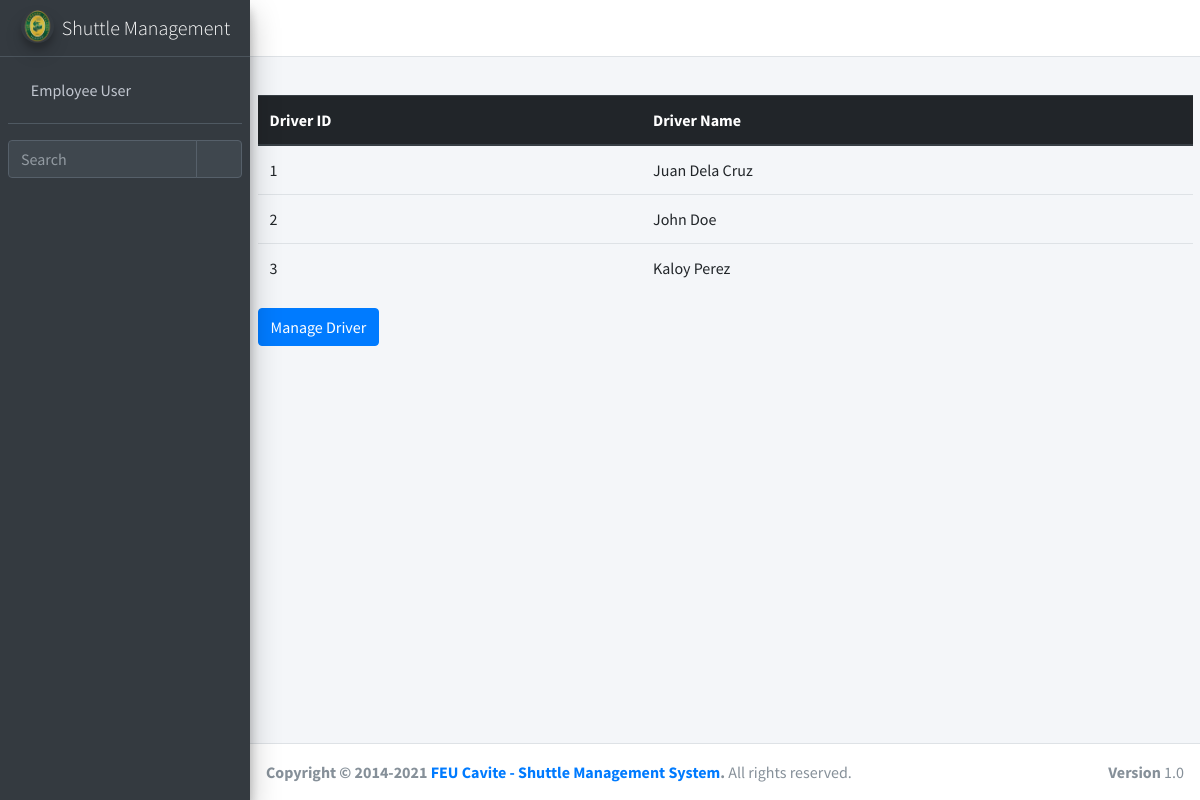
The app's page /ticket/add_driver/ (signed in) with its own data.
### ticket/models.py (models this page shows, shortened)
class shuttle_driver(models.Model):
    shuttle_driver_id = models.AutoField(primary_key=True)
    driver_name = models.CharField(max_length=255, blank=True, null = True)

### ticket/views.py (the view)
# urls.py: path('add_driver/', views.add_driver, name='exec-add_driver'),
def add_driver(request):
	query = {
		'dri': shuttle_driver.objects.all(),
	}
	if request.method == "POST":
		db = shuttle_driver()
		db.driver_name = request.POST.get('dname') or None
		db.save()
	return render(request, 'ticket/add_driver.html', query)

### ticket/templates/ticket/add_driver.html (shortened to what this page needs)
{% extends 'ticket/popupbase.html' %}
{% block content %}
{% load crispy_forms_tags %}
{% load static %}
<section>
	<div class="container-fluid">
		<table class="table">
			<thead class="thead-dark">
				<tr>
					<th>
						Driver ID
					</th>
					<th>
						Driver Name
					</th>
				</tr>
			</thead>
			<tbody>
				{% for items in dri %}
				<tr>
					<td>
						{{items.shuttle_driver_id}}
					</td>
					<td>
						{{items.driver_name}}
					</td>
				</tr>
				{% endfor %}
			</tbody>
		</table>
		<button type="button" class="btn btn-primary ap" data-toggle="modal" data-target="#exampleModal">
		  Manage Driver
		</button>
	</div>
</section>
{% endblock content %}

### ticket/templates/ticket/popupbase.html (shortened to what this page needs)
{% load static %}
<!DOCTYPE html>
<html lang="en">
<head>
  <link rel="stylesheet" href="{% static 'basetemp/plugins/fontawesome-free/css/all.min.css' %}">
  <link rel="stylesheet" href="https://code.ionicframework.com/ionicons/2.0.1/css/ionicons.min.css">
  <link rel="stylesheet" href="{% static 'basetemp/plugins/tempusdominus-bootstrap-4/css/tempusdominus-bootstrap-4.min.css' %}">
  <link rel="stylesheet" href="{% static 'basetemp/plugins/icheck-bootstrap/icheck-bootstrap.min.css' %}">
  <link rel="stylesheet" href="{% static 'basetemp/plugins/jqvmap/jqvmap.min.css' %}">
  <link rel="stylesheet" href="{% static 'basetemp/dist/css/adminlte.min.css' %}">
  <link rel="stylesheet" href="{% static 'basetemp/plugins/overlayScrollbars/css/OverlayScrollbars.min.css' %}">
  <link rel="stylesheet" href="{% static 'basetemp/plugins/daterangepicker/daterangepicker.css' %}">
  <link rel="stylesheet" href="{% static 'basetemp/plugins/summernote/summernote-bs4.min.css' %}">
</head>
<body class="hold-transition sidebar-mini layout-fixed">
<div class="wrapper">
  <nav class="main-header navbar navbar-expand navbar-white navbar-light">
    <ul class="navbar-nav">
      <li class="nav-item">
        <a class="nav-link" data-widget="pushmenu" href="#" role="button"><i class="fas fa-bars"></i></a>
      </li>
      <li class="nav-item d-none d-sm-inline-block">
        <a href="#" class="nav-link"></a>
      </li>
    </ul>
    <ul class="navbar-nav ml-auto">
      <li class="nav-item">
        <a class="nav-link" data-widget="fullscreen" href="#" role="button">
          <i class="fas fa-expand-arrows-alt"></i>
        </a>
      </li>
    </ul>
  </nav>
  <aside class="main-sidebar sidebar-dark-primary elevation-4">
    <a href="/" class="brand-link">
      <img src="{% static 'shuttle/feulogo.png' %}" alt="AdminLTE Logo" class="brand-image img-circle elevation-3" style="opacity: .8">
      <span class="brand-text font-weight-light">Shuttle Management</span>
    </a>
    <div class="sidebar">
      <div class="user-panel mt-3 pb-3 mb-3 d-flex">
        <div class="image">
        </div>
        <div class="info">
          <a href="#" class="d-block">{{user.get_full_name}}</a>
        </div>
      </div>
      <div class="form-inline">
        <div class="input-group" data-widget="sidebar-search">
          <input class="form-control form-control-sidebar" type="search" placeholder="Search" aria-label="Search">
          <div class="input-group-append">
            <button class="btn btn-sidebar">
              <i class="fas fa-search fa-fw"></i>
            </button>
          </div>
        </div>
      </div>
    </div>
  </aside>
  <div class="content-wrapper">
    <div class="content-header">
    </div>
    {% block content %}
    {% endblock content %}
  </div>
  <footer class="main-footer">
    <strong>Copyright &copy; 2014-2021 <a href="#">FEU Cavite - Shuttle Management System</a>.</strong>
    All rights reserved.
    <div class="float-right d-none d-sm-inline-block">
      <b>Version</b> 1.0
    </div>
  </footer>
</div>
</body>
</html>

### records on screen
shuttle_driver: shuttle_driver_id "1", driver_name "Juan Dela Cruz"
shuttle_driver: shuttle_driver_id "2", driver_name "John Doe"
shuttle_driver: shuttle_driver_id "3", driver_name "Kaloy Perez"

### other values on screen
{{ user.get_full_name }} "Employee User"
